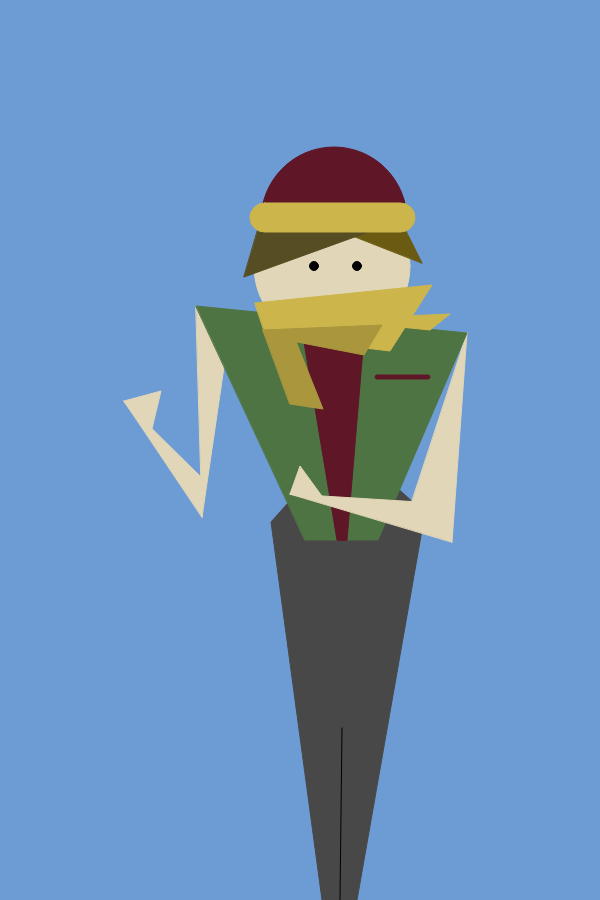
Frame 1 (no input)
Frame 60 (no input): identical to frame 1, image omitted
Frame 120 (the mouse pressed at the canvas centre since frame 60): identical to frame 1, image omitted

The p5.js sketch that drew this single still picture (run headless with seeded random() and noise() and a simulated clock; from frame 60 on, the mouse is pressed at the canvas centre):

// p5.js sketch
// ── sketch.js
function setup() {
    // created a canvas
    createCanvas( 600, 900 );
}

function draw() {
    // BG COLOR- sky blue
    background( 'rgb(109, 156, 212)' );

    // *****************************************************
    // character sandbox
    push();

    //PANTS START*************************************
    push();

    stroke('rgb(72, 72, 72)');
    fill('rgb(72, 72, 72)');
    quad(344, 440, 425, 513, 357, 900, 335, 900);

    stroke('rgb(72, 72, 72)');
    fill('rgb(72, 72, 72)');
    quad(344, 440, 271, 522, 322, 900, 344, 900);

    stroke('rgb(0, 0, 0)');
    line(340, 900, 342, 728);

    // ** ARMS BEHIND BODY **********************************
    push();
    stroke('rgb(225, 214, 183)');
    fill('rgb(225, 214, 183)');
    triangle(196, 306, 230, 326, 202, 517);

    stroke('rgb(225, 214, 183)');
    fill('rgb(225, 214, 183)');
    triangle(124, 401, 204, 480, 202, 517);

    stroke('rgb(225, 214, 183)');
    fill('rgb(225, 214, 183)');
    triangle(124, 401, 161, 391, 150, 437);

    stroke('rgb(225, 214, 183)');
    fill('rgb(225, 214, 183)');
    triangle(467, 333, 452, 542, 406, 520);



    pop();
    // **END ARMS BB**


    // ** BODY **********************************
    push();
    // body code goes here

    stroke('rgb(79, 116, 67)');
    fill('rgb(79, 116, 67)');
    quad(196, 306, 467, 333, 378, 540, 305, 540);

    stroke('rgb(95, 23, 40)');
    fill('rgb(95, 23, 40)');
    quad(337, 540, 300, 318, 365, 325, 347, 540);

    stroke('rgb(95, 23, 40)');
    fill('rgb(95, 23, 40)');
    rect(375, 375, 55, 4, 5);

    pop();
    //END BODY********************************************

    //HEAD START********************************************
    push();
    stroke('rgb(225, 214, 183)');
    fill('rgb(225, 214, 183)');
    ellipse(332, 266, 156, 156);

//eyes start
    stroke('rgb(0, 0, 0)');
    fill('rgb(0, 0, 0)');
    ellipse(314, 266, 9, 9);

    stroke('rgb(0, 0, 0)');
    fill('rgb(0, 0, 0)');
    ellipse(357, 266, 9, 9);
//eyes end

//HAIR************ *********** *************
stroke('rgb(107, 90, 18)');
fill('rgb(107, 90, 18)');
triangle(330, 227, 404, 227, 422, 263);

stroke('rgb(87, 77, 35)');
fill('rgb(87, 77, 35)');
triangle(259, 226, 385, 226, 244, 277);
//HAIR END**************** ************* *************

//BEANIE START**
stroke('rgb(95, 23, 40)');
fill('rgb(95,23, 40)');
arc(334, 220, 146, 146, PI, TWO_PI);

stroke('rgb(204, 182, 76)');
fill('rgb(204, 182, 76)');
rect(250, 203, 165, 29, 20);
//BEANIE END**
pop();
//HEAD END************************************


//SCARF START**************
push();
  stroke('rgb(204, 182, 76)');
  fill('rgb(204, 182, 76)');
  quad(255, 303, 432, 285, 390, 351, 266, 336);

  stroke('rgb(204, 182, 76)');
  fill('rgb(204, 182, 76)');
  quad(404, 316, 450, 314, 430, 330, 400, 327);

  stroke('rgb(170, 151, 61)');
  fill('rgb(170, 151, 61)');
  quad(263, 330, 382, 325, 364, 355, 266, 336);

  stroke('rgb(170, 151, 61)');
  fill('rgb(170, 151, 61)');
  quad(263, 330, 293, 334, 323, 409, 290, 404);

  pop();
  //scarf end


//arms foreground start
push();
    stroke('rgb(225, 214, 183)');
    fill('rgb(225, 214, 183)');
    triangle(290, 494, 435, 503, 452, 542);

    stroke('rgb(225, 214, 183)');
    fill('rgb(225, 214, 183)');
    triangle(290, 494, 300, 466, 324, 499);
  //arms foreground end
  pop();

    // ** END SANDBOX *******************
    pop();

}
